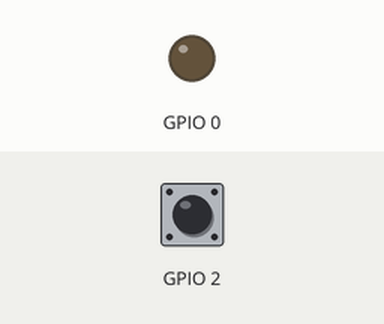
Recording of a program running on a simulated ESP8266 (NodeMCU). Shown: output pins drawn as LEDs (lit = HIGH). Dashed ring = blinking. The inputs (shaded band) are chosen by the test bench; at power-on: GPIO 2 HIGH. Uploads are accepted with an empty reply; what the program prints to the serial monitor is not drawn.

Above: at 1.8 s.
At 4.2 s:
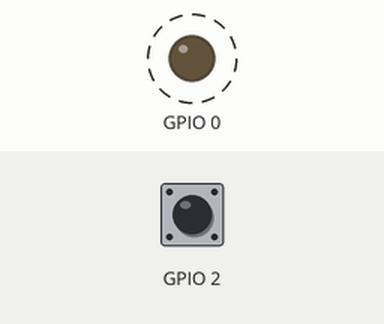
4.3 s: GPIO 2 pulled LOW for 0.15 s
At 9.7 s:
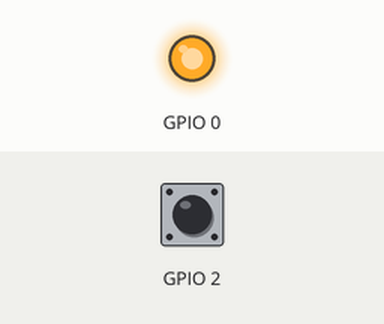
Timing chart, 0 to 11.2 s (numbered marks = the images above; inputs shaded):
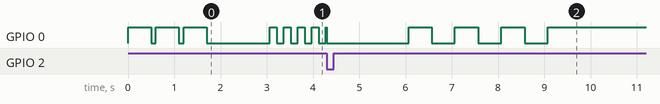

The program:

main.cpp
```cpp
// (licence header left out)
#include <Arduino.h>
#include <ESP8266WiFi.h>
#include <conf.h>
#include <wifi.h>
#include <led.h>

wifiClass wifi = wifiClass();
ledClass led = ledClass();

unsigned int lastInterrupt = millis();
const int interruptDelay = 500;
bool interruptTriggered = false;
bool isRecording = false;

void buttonPress() {
  unsigned int now = millis();

  if (now - lastInterrupt > interruptDelay && !interruptTriggered) {
    lastInterrupt = now;
    interruptTriggered = true;
  }
}

void connecting() {
    led.blink();
}

void setup() {
  Serial.begin(config::serialbaudrate);

  // Setup Pins
  pinMode(config::buttonPin, INPUT_PULLUP);
  attachInterrupt(
    digitalPinToInterrupt(config::buttonPin),
    buttonPress,
    CHANGE);

  void (*ptr)() = &connecting;

  // Setup Wifi & LED
  led.init();
  wifi.init(ptr);

  // Blink led for setup complete
  led.flash();
  wifi.setVideoMode();
  Serial.println("\nSETUP COMPLETE\n");
}

void loop() {
  if (interruptTriggered) {
    bool isSuccess = false;

    if (!isRecording) {
      Serial.println("START RECORDING...");
      led.on();

      isSuccess = wifi.shutterRelease(true);
      if (isSuccess) {
        isRecording = true;
      } else {
        led.slowFlash();
      }
    } else {
      Serial.println("STOP RECORDING...");
      isSuccess = wifi.shutterRelease(false);

      if (isSuccess) {
        led.flash();
        isRecording = false;
      } else {
        led.slowFlash();
      }
    }

    interruptTriggered = false;
  }

  led.loop();
}
```

Measured:
- by itself, GPIO 0: repeats every 1.0 s: HIGH 0.50 s, LOW 0.50 s, until it stays HIGH from 9.1 s
